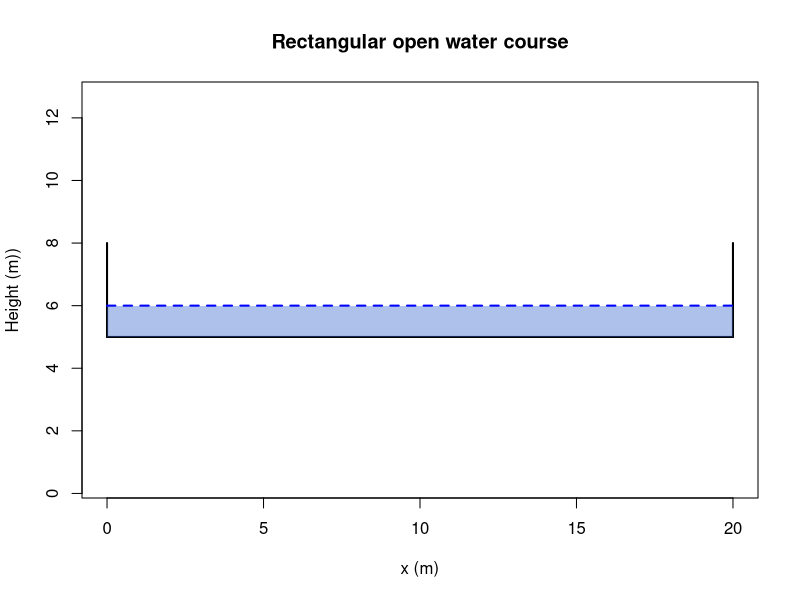

Here is the R script that generated this plot:
# Geometrie (NAP)
x_bodem_start  <- 0      # m
breedte_kanaal <- 20     # m

y_bodem_NAP    <- 5.0    # m NAP
hoogte_kanaal  <- 3.0    # m (bodem -> rand)
waterdiepte    <- 1.0    # m (bodem -> waterspiegel)

# Afgeleiden
x_links  <- x_bodem_start
x_rechts <- x_bodem_start + breedte_kanaal

y_rand_NAP  <- y_bodem_NAP + hoogte_kanaal
y_water_NAP <- y_bodem_NAP + waterdiepte

# Plot canvas
plot(
  NA,
  xlim = c(0, x_rechts),
  ylim = c(y_bodem_NAP, y_rand_NAP),
  xlab = "x (m)",
  ylab = "Height (m))",
  main = "Rectangular open water course",
  asp = 1
)

# Bodem
lines(
  c(x_links, x_rechts),
  c(y_bodem_NAP, y_bodem_NAP),
  lwd = 2
)

# Zijwanden
lines(c(x_links,  x_links),  c(y_bodem_NAP, y_rand_NAP), lwd = 2)
lines(c(x_rechts, x_rechts), c(y_bodem_NAP, y_rand_NAP), lwd = 2)

# Water
polygon(
  x = c(x_links, x_rechts, x_rechts, x_links),
  y = c(y_bodem_NAP, y_bodem_NAP, y_water_NAP, y_water_NAP),
  col = rgb(0.2, 0.4, 0.8, 0.4),
  border = NA
)

# Waterspiegel
lines(
  c(x_links, x_rechts),
  c(y_water_NAP, y_water_NAP),
  lty = 2,
  col = "blue",
  lwd = 2
)
